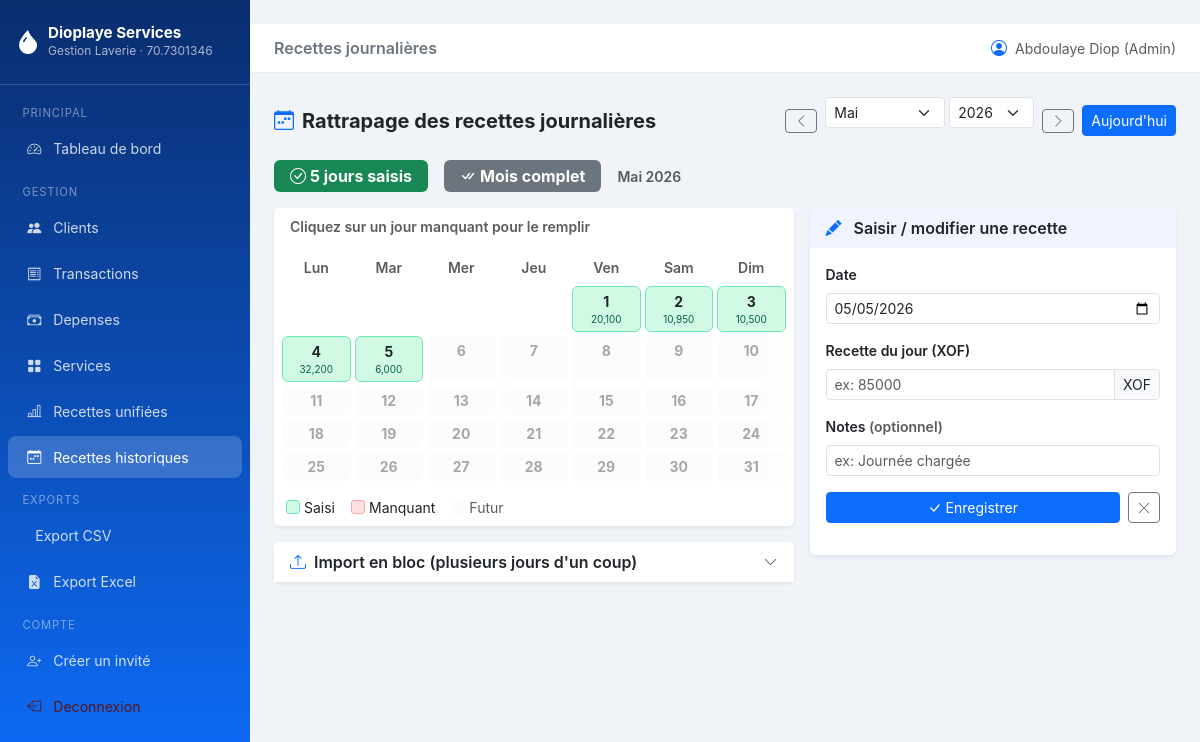
The page /recettes-historiques/ (signed in) on the database its author committed.
### models.py (models this page shows, shortened)
class User(UserMixin, db.Model):
    __tablename__ = "users"
    id = db.Column(db.Integer, primary_key=True)
    username = db.Column(db.String(64), unique=True, nullable=False)
    email = db.Column(db.String(120), unique=True, nullable=False)
    password_hash = db.Column(db.String(256), nullable=False)
    role = db.Column(db.String(20), nullable=False, default="invite")
    is_active = db.Column(db.Boolean, default=True)
    created_at = db.Column(db.DateTime, default=datetime.utcnow)
    @property
    def is_admin(self) -> bool:
        return (self.role or "").lower() == "admin"

class RecetteJournaliereHistorique(db.Model):
    __tablename__ = "recettes_journalieres_historiques"
    id = db.Column(db.Integer, primary_key=True)
    date_recette = db.Column(db.Date, nullable=False, unique=True, index=True)
    montant = db.Column(db.Integer, nullable=False, default=0)
    notes = db.Column(db.String(300), nullable=True)
    created_at = db.Column(db.DateTime, default=datetime.utcnow)

### routes/recettes_historiques.py (the view)
@recettes_historiques_bp.route("/")
@login_required
@require_admin
def index():
    from calendar import monthrange
    today = date.today()
    annee = request.args.get("annee", today.year, type=int)
    mois  = request.args.get("mois",  today.month, type=int)
    mois  = max(1, min(12, mois))
    form = RecetteHistoriqueForm()
    import_form = ImportRecettesForm()
    _, nb_jours = monthrange(annee, mois)
    all_days = [date(annee, mois, d) for d in range(1, nb_jours + 1)]
    entries_mois = {
        r.date_recette: r
        for r in RecetteJournaliereHistorique.query.filter(
            extract("year",  RecetteJournaliereHistorique.date_recette) == annee,
            extract("month", RecetteJournaliereHistorique.date_recette) == mois,
        ).all()
    }
    jours = []
    for d in all_days:
        jours.append({
            "date":   d,
            "entry":  entries_mois.get(d),
            "futur":  d > today,
        })
    nb_saisis    = len(entries_mois)
    nb_manquants = sum(1 for j in jours if not j["entry"] and not j["futur"])
    annees_db = [
        int(v)
        for (v,) in db.session.query(
            extract("year", RecetteJournaliereHistorique.date_recette)
        ).distinct().order_by(
            extract("year", RecetteJournaliereHistorique.date_recette).desc()
        ).all()
        if v is not None
    ]
    annees = sorted(set(annees_db) | {today.year}, reverse=True)
    if mois == 1:
        prev_mois, prev_annee = 12, annee - 1
    else:
        prev_mois, prev_annee = mois - 1, annee
    if mois == 12:
        next_mois, next_annee = 1, annee + 1
    else:
        next_mois, next_annee = mois + 1, annee
    MOIS_NOMS = ["Janvier","Février","Mars","Avril","Mai","Juin",
                 "Juillet","Août","Septembre","Octobre","Novembre","Décembre"]
    return render_template(
        "recettes_historiques/index.html",
        form=form,
        import_form=import_form,
        jours=jours,
        annee=annee,
        mois=mois,
        mois_nom=MOIS_NOMS[mois - 1],
        annees=annees,
        nb_saisis=nb_saisis,
        nb_manquants=nb_manquants,
        prev_mois=prev_mois, prev_annee=prev_annee,
        next_mois=next_mois, next_annee=next_annee,
        today=today,
        MOIS_NOMS=MOIS_NOMS,
    )

### templates/recettes_historiques/index.html (shortened to what this page needs)
{% extends "base.html" %}
{% block page_title %}Recettes journalières{% endblock %}
{% block content %}
<div class="d-flex align-items-center justify-content-between mb-3 flex-wrap gap-2">
  <h5 class="fw-bold mb-0">
    <i class="bi bi-calendar-week text-primary me-2"></i>Rattrapage des recettes journalières
  </h5>
  <div class="d-flex align-items-center gap-2">
    <a href="{{ url_for('recettes_historiques.index', mois=prev_mois, annee=prev_annee) }}"
       class="btn btn-outline-secondary btn-sm"><i class="bi bi-chevron-left"></i></a>
    <form method="GET" class="d-flex gap-1 align-items-center">
      <select name="mois" class="form-select form-select-sm" style="width:120px" onchange="this.form.submit()">
        {% for nom in MOIS_NOMS %}
        <option value="{{ loop.index }}" {% if mois == loop.index %}selected{% endif %}>{{ nom }}</option>
        {% endfor %}
      </select>
      <select name="annee" class="form-select form-select-sm" style="width:85px" onchange="this.form.submit()">
        {% for a in annees %}
        <option value="{{ a }}" {% if annee == a %}selected{% endif %}>{{ a }}</option>
        {% endfor %}
      </select>
    </form>
    <a href="{{ url_for('recettes_historiques.index', mois=next_mois, annee=next_annee) }}"
       class="btn btn-outline-secondary btn-sm"><i class="bi bi-chevron-right"></i></a>
    <a href="{{ url_for('recettes_historiques.index', mois=today.month, annee=today.year) }}"
       class="btn btn-primary btn-sm">Aujourd'hui</a>
  </div>
</div>
<div class="d-flex gap-3 mb-3 flex-wrap">
  <span class="badge bg-success fs-6 px-3 py-2">
    <i class="bi bi-check-circle me-1"></i>{{ nb_saisis }} jour{{ 's' if nb_saisis > 1 }} saisi{{ 's' if nb_saisis > 1 }}
  </span>
  {% if nb_manquants > 0 %}
  <span class="badge bg-danger fs-6 px-3 py-2">
    <i class="bi bi-exclamation-circle me-1"></i>{{ nb_manquants }} jour{{ 's' if nb_manquants > 1 }} manquant{{ 's' if nb_manquants > 1 }}
  </span>
  {% else %}
  <span class="badge bg-secondary fs-6 px-3 py-2">
    <i class="bi bi-check-all me-1"></i>Mois complet
  </span>
  {% endif %}
  <span class="text-muted small align-self-center fw-semibold">{{ mois_nom }} {{ annee }}</span>
</div>
<div class="row g-3">
  <div class="col-lg-7">
    <div class="card border-0 shadow-sm">
      <div class="card-header bg-white border-0 fw-semibold small text-muted">
        Cliquez sur un jour manquant pour le remplir
      </div>
      <div class="card-body p-2">
        <div style="display:grid; grid-template-columns: repeat(7, 1fr); gap:4px;">
          {% for jour_label in ['Lun','Mar','Mer','Jeu','Ven','Sam','Dim'] %}
          <div class="text-center text-muted small fw-semibold py-1">{{ jour_label }}</div>
          {% endfor %}
          {% set first_weekday = jours[0].date.weekday() %}
          {% for _ in range(first_weekday) %}
          <div></div>
          {% endfor %}
          {% for j in jours %}
            {% if j.futur %}
              <div class="text-center rounded p-1" style="background:#f8f9fa; opacity:.4;">
                <div class="fw-bold small">{{ j.date.day }}</div>
              </div>
            {% elif j.entry %}
              <div class="text-center rounded p-1 jour-saisi"
                   style="background:#d1fae5; cursor:pointer; border:1px solid #6ee7b7;"
                   onclick="prefillForm('{{ j.date.isoformat() }}', {{ j.entry.montant }}, '{{ j.entry.notes or '' }}')"
                   title="Modifier : {{ '{:,.0f}'.format(j.entry.montant) }} XOF">
                <div class="fw-bold small">{{ j.date.day }}</div>
                <div style="font-size:0.62rem; color:#065f46; white-space:nowrap; overflow:hidden;">
                  {{ '{:,.0f}'.format(j.entry.montant) }}
                </div>
              </div>
            {% endif %}
          {% endfor %}
        </div>
        <div class="d-flex gap-3 mt-3 ms-1 flex-wrap">
          <span class="d-flex align-items-center gap-1 small">
            <span style="width:14px;height:14px;background:#d1fae5;border:1px solid #6ee7b7;border-radius:3px;display:inline-block;"></span> Saisi
          </span>
          <span class="d-flex align-items-center gap-1 small">
            <span style="width:14px;height:14px;background:#fee2e2;border:1px solid #fca5a5;border-radius:3px;display:inline-block;"></span> Manquant
          </span>
          <span class="d-flex align-items-center gap-1 small text-muted">
            <span style="width:14px;height:14px;background:#f8f9fa;border-radius:3px;display:inline-block;opacity:.5;"></span> Futur
          </span>
        </div>
      </div>
    </div>
    <div class="card border-0 shadow-sm mt-3">
      <div class="card-header bg-white border-0 fw-semibold d-flex justify-content-between align-items-center"
           style="cursor:pointer;" data-bs-toggle="collapse" data-bs-target="#importBloc">
        <span><i class="bi bi-upload me-2 text-primary"></i>Import en bloc (plusieurs jours d'un coup)</span>
        <i class="bi bi-chevron-down small text-muted"></i>
      </div>
    </div>
  </div>
  <div class="col-lg-5">
    <div class="card border-0 shadow-sm" id="formCard" style="position:sticky; top:70px;">
      <div class="card-header border-0 fw-semibold" style="background:#f0f4ff;">
        <i class="bi bi-pencil-fill text-primary me-2"></i>
        <span id="formTitre">Saisir / modifier une recette</span>
      </div>
      <div class="card-body">
        <form method="POST" action="{{ url_for('recettes_historiques.add') }}" id="saisiForm">
          <div class="mb-3">
            <label class="form-label fw-semibold small">Date</label>
            <input type="date" name="date_recette" id="champDate"
                   class="form-control form-control-sm"
                   value="{{ form.date_recette.data or today }}" required>
          </div>
          <div class="mb-3">
            <label class="form-label fw-semibold small">Recette du jour (XOF)</label>
            <div class="input-group input-group-sm">
              <input type="number" name="montant" id="champMontant"
                     class="form-control" min="0" step="1"
                     placeholder="ex: 85000" required>
              <span class="input-group-text">XOF</span>
            </div>
          </div>
          <div class="mb-3">
            <label class="form-label fw-semibold small">Notes <span class="text-muted">(optionnel)</span></label>
            <input type="text" name="notes" id="champNotes"
                   class="form-control form-control-sm"
                   placeholder="ex: Journée chargée">
          </div>
          <div class="d-flex gap-2">
            <button type="submit" class="btn btn-primary btn-sm flex-grow-1" id="btnSauver">
              <i class="bi bi-check-lg me-1"></i>Enregistrer
            </button>
            <button type="button" class="btn btn-outline-secondary btn-sm" onclick="resetForm()">
              <i class="bi bi-x-lg"></i>
            </button>
          </div>
        </form>
        {% set manquants = jours | selectattr('entry', 'none') | rejectattr('futur') | list %}
      </div>
    </div>
  </div>
</div>
{% endblock %}

### templates/base.html (shortened to what this page needs)
﻿<!DOCTYPE html>
<html lang="fr">
<head>
  <link rel="stylesheet" href="https://cdn.jsdelivr.net/npm/bootstrap@5.3.3/dist/css/bootstrap.min.css">
  <link rel="stylesheet" href="https://cdn.jsdelivr.net/npm/bootstrap-icons@1.11.3/font/bootstrap-icons.css">
  <link rel="stylesheet" href="{{ url_for('static', filename='css/main.css') }}">
</head>
<body>
{% if current_user.is_authenticated %}
<nav id="sidebar">
  <div class="brand">
    <div class="d-flex align-items-center gap-2">
      <i class="bi bi-droplet-fill fs-4 text-white"></i>
      <div>
        <h5>{{ config.get('LAVERIE_NOM', 'Dioplaye Services') }}</h5>
        <small>Gestion Laverie · {{ config.get('LAVERIE_TELEPHONE', '-') }}</small>
      </div>
    </div>
  </div>
  <ul class="nav flex-column mt-2">
    <li class="nav-section">Principal</li>
    <li class="nav-item">
      <a class="nav-link {% if request.endpoint == 'dashboard.index' %}active{% endif %}"
         href="{{ url_for('dashboard.index') }}">
        <i class="bi bi-speedometer2"></i> Tableau de bord
      </a>
    </li>
    <li class="nav-section">Gestion</li>
    <li class="nav-item">
      <a class="nav-link {% if request.blueprint == 'clients' %}active{% endif %}"
         href="{{ url_for('clients.index') }}">
        <i class="bi bi-people-fill"></i> Clients
      </a>
    </li>
    <li class="nav-item">
      <a class="nav-link {% if request.blueprint == 'transactions' %}active{% endif %}"
         href="{{ url_for('transactions.index') }}">
        <i class="bi bi-receipt"></i> Transactions
      </a>
    </li>
    <li class="nav-item">
      <a class="nav-link {% if request.blueprint == 'depenses' %}active{% endif %}"
         href="{{ url_for('depenses.index') }}">
        <i class="bi bi-cash-stack"></i> Depenses
      </a>
    </li>
    <li class="nav-item">
      <a class="nav-link {% if request.blueprint == 'services' %}active{% endif %}"
         href="{{ url_for('services.index') }}">
        <i class="bi bi-grid-fill"></i> Services
      </a>
    </li>
    <li class="nav-item">
      <a class="nav-link {% if request.endpoint == 'recettes_historiques.unifiees' %}active{% endif %}"
         href="{{ url_for('recettes_historiques.unifiees') }}">
        <i class="bi bi-bar-chart-line"></i> Recettes unifiées
      </a>
    </li>
    {% if current_user.is_admin %}
    <li class="nav-item">
      <a class="nav-link {% if request.blueprint == 'recettes_historiques' and request.endpoint != 'recettes_historiques.unifiees' %}active{% endif %}"
         href="{{ url_for('recettes_historiques.index') }}">
        <i class="bi bi-calendar-week"></i> Recettes historiques
      </a>
    </li>
    {% endif %}
    <li class="nav-section">Exports</li>
    <li class="nav-item">
      <a class="nav-link" href="{{ url_for('exports.transactions_csv') }}">
         Export CSV
      </a>
    </li>
    <li class="nav-item">
      <a class="nav-link" href="{{ url_for('exports.transactions_excel') }}">
        <i class="bi bi-file-earmark-excel-fill"></i> Export Excel
      </a>
    </li>
    <li class="nav-section mt-auto">Compte</li>
    {% if current_user.is_admin %}
    <li class="nav-item">
      <a class="nav-link" href="{{ url_for('auth.create_invite') }}">
        <i class="bi bi-person-plus"></i> Créer un invité
      </a>
    </li>
    {% endif %}
    <li class="nav-item">
      <a class="nav-link text-danger-emphasis" href="{{ url_for('auth.logout') }}">
        <i class="bi bi-box-arrow-left"></i> Deconnexion
      </a>
    </li>
  </ul>
</nav>
{% endif %}
<div id="main-content">
  {% if current_user.is_authenticated %}
  <div class="topbar d-flex align-items-center justify-content-between">
    <div class="d-flex align-items-center gap-3">
      <span class="fw-semibold text-secondary">{% block page_title %}{% endblock %}</span>
    </div>
    <div class="d-flex align-items-center gap-2">
      <i class="bi bi-person-circle text-primary"></i>
      <small class="text-muted">
        {{ current_user.username }}{% if current_user.is_admin %} (Admin){% else %} (Invité){% endif %}
      </small>
    </div>
  </div>
  {% endif %}
  <div class="page-content">
    {% block content %}{% endblock %}
  </div>
</div>
</body>
</html>

### rows shown on the page
User: username "Abdoulaye Diop"
RecetteJournaliereHistorique: entry.montant "20,100"
RecetteJournaliereHistorique: entry.montant "10,950"
RecetteJournaliereHistorique: entry.montant "10,500"
RecetteJournaliereHistorique: entry.montant "32,200"
RecetteJournaliereHistorique: entry.montant "6,000"

### other values the page prints
{{ config.get('LAVERIE_NOM', 'Dioplaye Services') }} "Dioplaye Services"
{{ config.get('LAVERIE_TELEPHONE', '-') }} "70.7301346"
{{ nb_saisis }} "5"
{{ 's' if nb_saisis > 1 }} "s"
{{ mois_nom }} "Mai"
{{ annee }} "2026"
{{ jour_label }} "Lun" "Mar" "Mer" "Jeu" "Ven" "Sam" "Dim"
{{ j.date.day }} "1" "2" "3" "4" "5"
{{ j.date.day }} "6" "7" "8" "9" "10" "11" "12" "13" "14" "15" "16" "17" "18" "19" "20" "21" "22" "23" "24" "25" "26" "27" "28" "29" "30" "31"
form field mois "Mai"
form field annee "2026"
